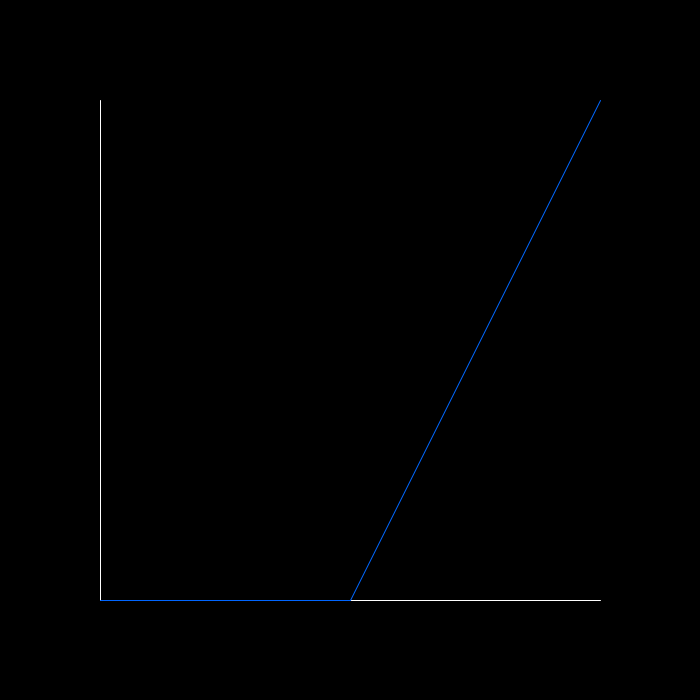
Frame 1 (no input)
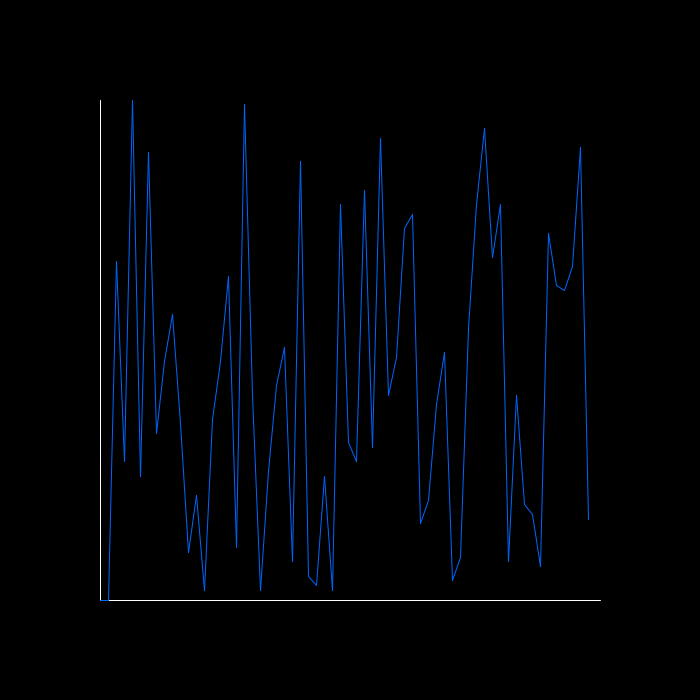
Frame 60 (the mouse pressed at the canvas centre just before this capture)
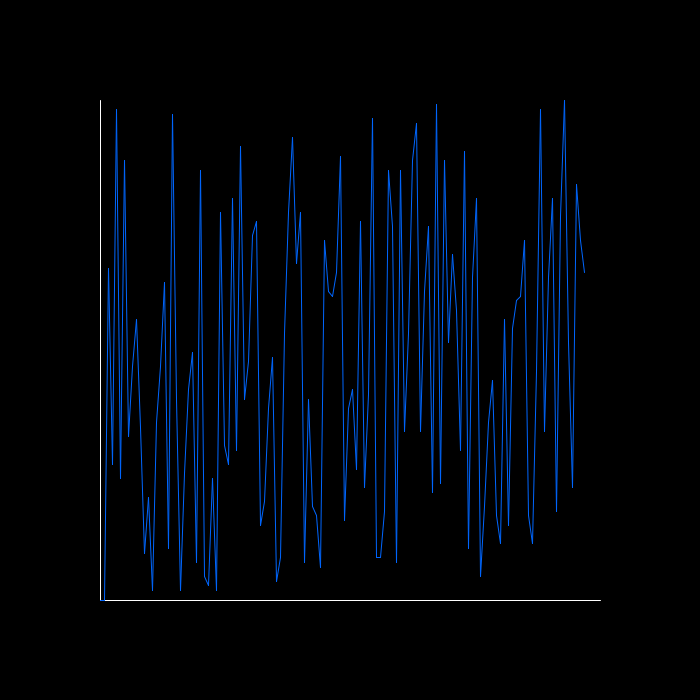
Frame 120 (the mouse held since frame 60 and released just before this capture)

The Processing sketch that drew these frames (run headless with seeded random() and noise(); from frame 60 on, the mouse is pressed at the canvas centre):

// Processing sketch: LineGraph02
// ── LineGraph02.pde
SimpleLineGraph graph;

void setup() 
{
  size(700,700);
  frameRate(5);
  smooth();
  
  graph = new SimpleLineGraph();
  graph.x = 100;
  graph.y = 100;
  graph.autoScaleY = true;
  
  graph.appendValue(0);
}
void draw() 
{
  background(0);
  
  graph.appendValue(round(random(0,110)));
  graph.draw();
}


// ── SimpleLineGraph.pde
/**
 * Graph
 */
class SimpleLineGraph
{
  // public
  int x = 0;
  int y = 0;
  int graphWidth = 500;
  int graphHeight = 500;
  int graphColor = #0066ff;
  int maxValue = 100;
  boolean autoScaleY = false;
  
  // private
  int zeroX;
  int zeroY;
  int stepX;
  int[] values = new int[0];
  int numValues = 0;
  int highestValue = -9999;
  
  SimpleLineGraph()
  {
    
  }
  
  void draw()
  {
    stroke(255);
    line(x,y,x,y+graphHeight);
    line(x,y+graphHeight,x+graphWidth,y+graphHeight);
    
    stroke(graphColor);
    zeroX = x;
    zeroY = y+graphHeight;
    stepX = int(float(graphWidth)/float(numValues));
    println("stepX: "+stepX);
    
    int nextX = zeroX;
    int nextY = zeroY;
    int prevX = nextX;
    int prevY = nextY;
    for(int i=0;i<numValues;i++)
    {
      int value = values[i];
      nextX = zeroX+stepX*(i+1);
      
      if(autoScaleY)
        nextY = int(zeroY - float(value)/float(highestValue)*float(graphHeight));
      else
        nextY = int(zeroY - float(value)/float(maxValue)*float(graphHeight));
      //nextY = round(float(nextY)/float(maxValue)*float(highestValue)); 
      
      line(prevX,prevY,nextX,nextY);
      prevX = nextX;
      prevY = nextY;
    }
  }
  
  void appendValue(int value)
  {
    values = append(values, value);
    numValues++;
    if(value > highestValue) highestValue = value; 
    
    //println(values);
    print(" numValues: "+numValues);
  }
}
